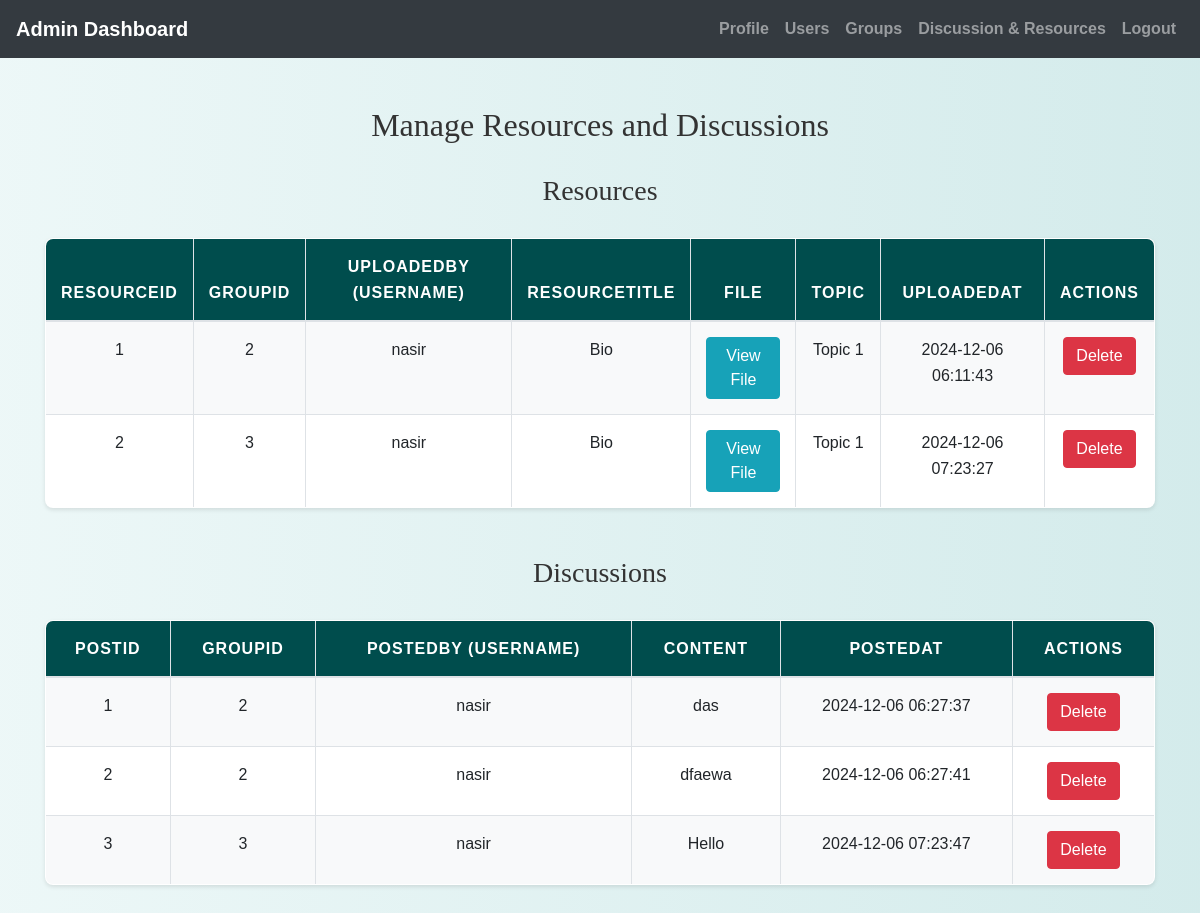
The app's page /admin/manage_resources_and_discussions.php, older data.
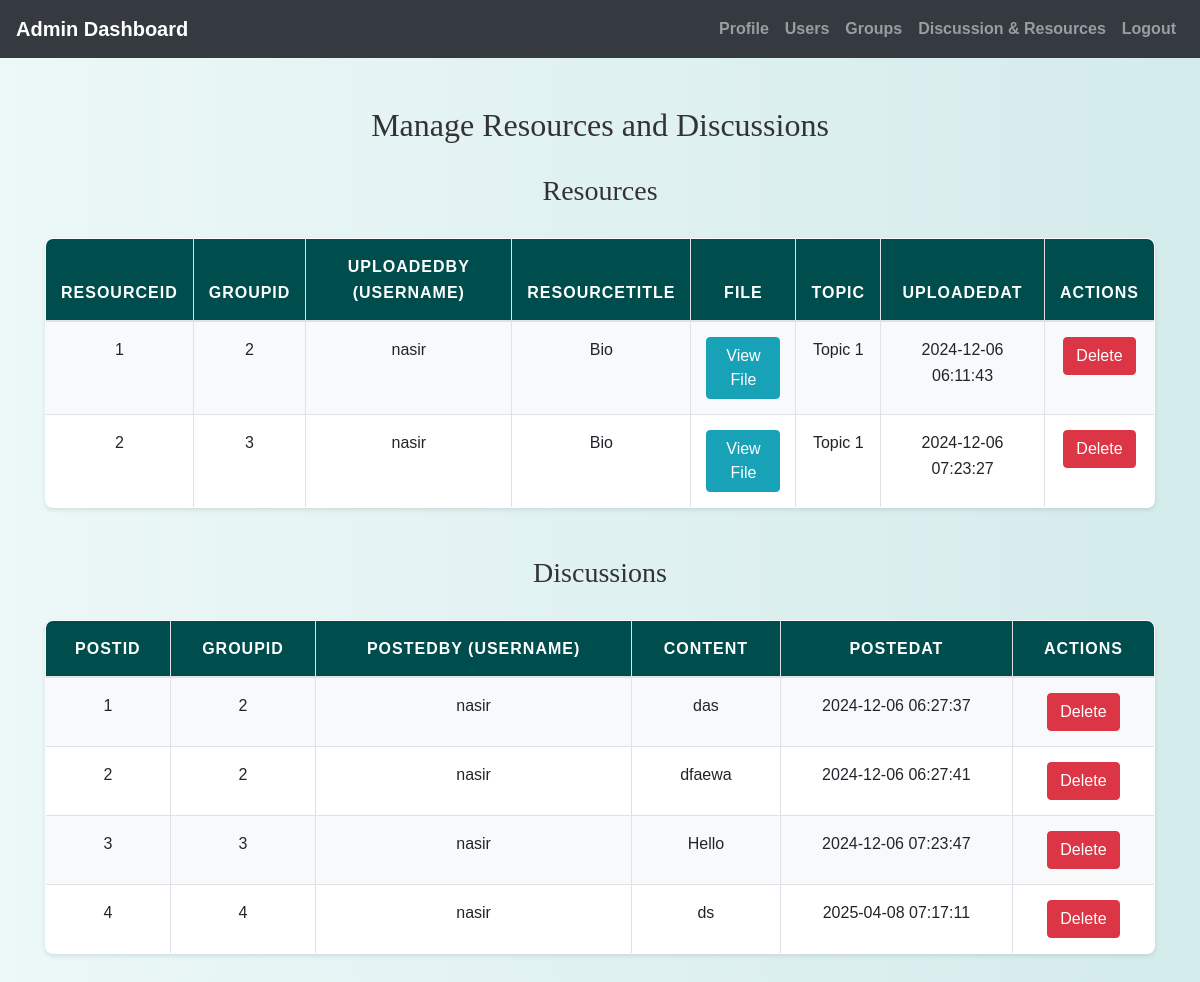
The same page, newer data.
### tables this page shows
CREATE TABLE `resources` (
  `ResourceID` int(11) NOT NULL,
  `GroupID` int(11) NOT NULL,
  `UploadedBy` int(11) NOT NULL,
  `ResourceTitle` varchar(255) NOT NULL,
  `FilePath` varchar(255) NOT NULL,
  `Topic` varchar(255) DEFAULT NULL,
  `UploadedAt` timestamp NOT NULL DEFAULT current_timestamp()
);

CREATE TABLE `users` (
  `id` int(11) NOT NULL,
  `username` varchar(50) NOT NULL,
  `password` varchar(255) NOT NULL,
  `email` varchar(100) NOT NULL,
  `phone` varchar(20) NOT NULL,
  `age` int(11) DEFAULT NULL,
  `full_name` varchar(255) NOT NULL,
  `bio` text DEFAULT NULL,
  `created_at` datetime DEFAULT current_timestamp(),
  `status` enum('pending','approved','rejected') NOT NULL DEFAULT 'pending'
);

CREATE TABLE `discussionboard` (
  `PostID` int(11) NOT NULL,
  `GroupID` int(11) NOT NULL,
  `PostedBy` int(11) NOT NULL,
  `Content` text NOT NULL,
  `PostedAt` timestamp NOT NULL DEFAULT current_timestamp()
);

### admin/manage_resources_and_discussions.php (the view, shortened to what this page needs)
<?php
include('config.php');
$sql_resources = "SELECT r.*, u.username FROM resources r
                  JOIN users u ON r.UploadedBy = u.id";
$result_resources = mysqli_query($conn, $sql_resources);
$sql_discussions = "SELECT d.*, u.username FROM discussionboard d
                    JOIN users u ON d.PostedBy = u.id";
$result_discussions = mysqli_query($conn, $sql_discussions);
?>
<!DOCTYPE html>
<html lang="en">
<head>
    <link rel="stylesheet" href="https://maxcdn.bootstrapcdn.com/bootstrap/4.5.2/css/bootstrap.min.css">
    <link rel="stylesheet" href="../css/style.css">
</head>
<body>
<?php include('admin_navbar.php'); ?>
<div class="container mt-5">
    <h2 class="text-center">Manage Resources and Discussions</h2>
    <h3>Resources</h3>
    <?php if (mysqli_num_rows($result_resources) == 0): ?>
        <div class="alert alert-warning" role="alert">
            No resources found.
        </div>
    <?php else: ?>
        <table class="table table-bordered">
            <thead>
                <tr>
                    <th>ResourceID</th>
                    <th>GroupID</th>
                    <th>UploadedBy (Username)</th>
                    <th>ResourceTitle</th>
                    <th>File</th>
                    <th>Topic</th>
                    <th>UploadedAt</th>
                    <th>Actions</th>
                </tr>
            </thead>
            <tbody>
                <?php while ($resource = mysqli_fetch_assoc($result_resources)): ?>
                    <tr>
                        <td><?php echo $resource['ResourceID']; ?></td>
                        <td><?php echo $resource['GroupID']; ?></td>
                        <td><?php echo $resource['username']; ?></td>
                        <td><?php echo $resource['ResourceTitle']; ?></td>
                        <td>
                            <a href="../<?php echo $resource['FilePath']; ?>" target="_blank" class="btn btn-info">View File</a>
                        </td>
                        <td><?php echo $resource['Topic']; ?></td>
                        <td><?php echo $resource['UploadedAt']; ?></td>
                        <td>
                            <a href="manage_resources_and_discussions.php?delete_resource_id=<?php echo $resource['ResourceID']; ?>" class="btn btn-danger" onclick="return confirm('Are you sure you want to delete this resource?');">Delete</a>
                        </td>
                    </tr>
                <?php endwhile; ?>
            </tbody>
        </table>
    <?php endif; ?>
    <h3 class="mt-5">Discussions</h3>
    <?php if (mysqli_num_rows($result_discussions) == 0): ?>
        <div class="alert alert-warning" role="alert">
            No discussion posts found.
        </div>
    <?php else: ?>
        <table class="table table-bordered">
            <thead>
                <tr>
                    <th>PostID</th>
                    <th>GroupID</th>
                    <th>PostedBy (Username)</th>
                    <th>Content</th>
                    <th>PostedAt</th>
                    <th>Actions</th>
                </tr>
            </thead>
            <tbody>
                <?php while ($discussion = mysqli_fetch_assoc($result_discussions)): ?>
                    <tr>
                        <td><?php echo $discussion['PostID']; ?></td>
                        <td><?php echo $discussion['GroupID']; ?></td>
                        <td><?php echo $discussion['username']; ?></td>
                        <td><?php echo $discussion['Content']; ?></td>
                        <td><?php echo $discussion['PostedAt']; ?></td>
                        <td>
                            <a href="manage_resources_and_discussions.php?delete_post_id=<?php echo $discussion['PostID']; ?>" class="btn btn-danger" onclick="return confirm('Are you sure you want to delete this post?');">Delete</a>
                        </td>
                    </tr>
                <?php endwhile; ?>
            </tbody>
        </table>
    <?php endif; ?>
</div>
</body>
</html>

Row changes from the older to the newer data that the page shows:
added discussionboard: PostID "4", GroupID "4", PostedBy.username "nasir", Content "ds", PostedAt "2025-04-08 07:17:11"
